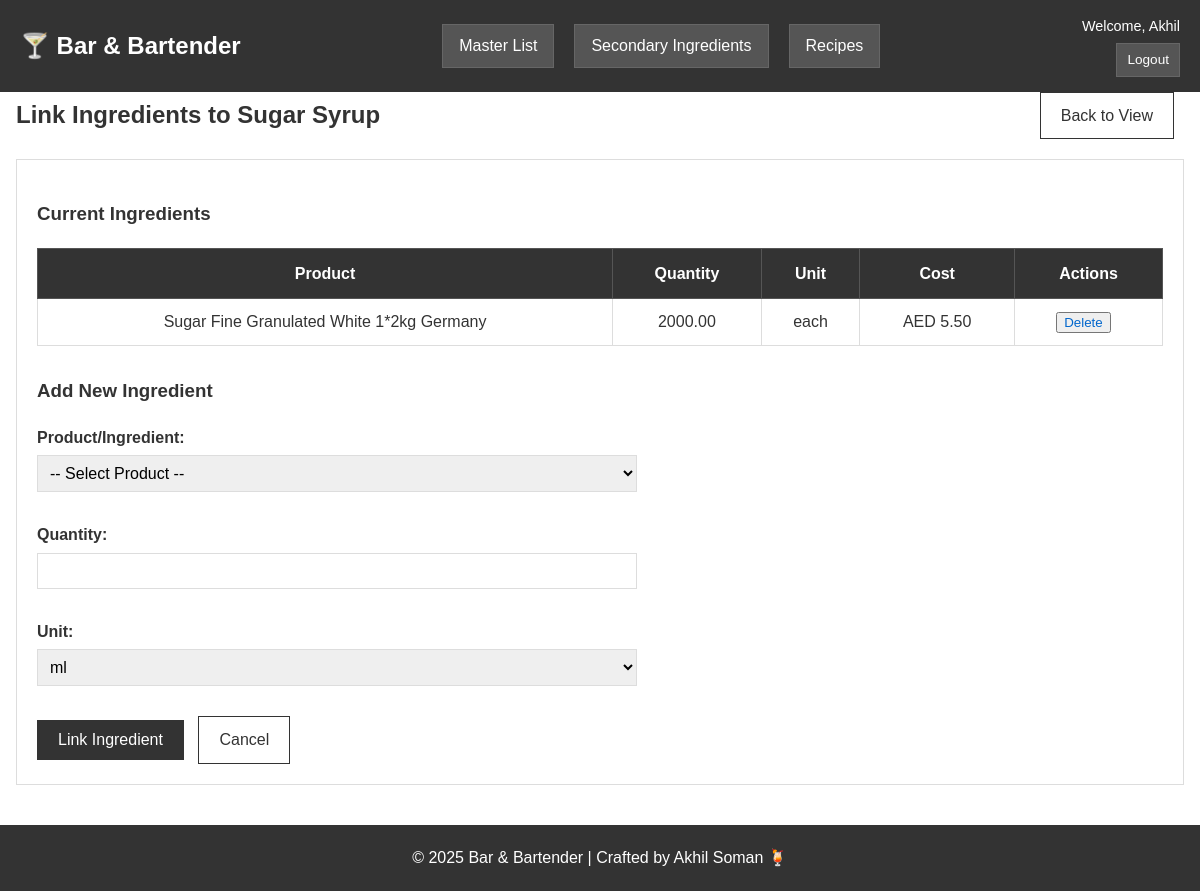
Screenshot of /secondary-ingredients/1/link-ingredient (signed in) with the database file from the repository.
### models.py (models this page shows, shortened)
class User(db.Model, UserMixin):
    id = db.Column(db.Integer, primary_key=True)
    username = db.Column(db.String(80), unique=True, nullable=False)
    email = db.Column(db.String(120), unique=True, nullable=False)
    password = db.Column(db.String(200), nullable=False)
    is_admin = db.Column(db.Boolean, default=False)

class HomemadeIngredient(db.Model):
    id = db.Column(db.Integer, primary_key=True)
    name = db.Column(db.String(150), nullable=False)
    unique_code = db.Column(db.String(50), unique=True)
    created_by = db.Column(db.Integer, db.ForeignKey('user.id'))
    creator = db.relationship('User')
    created_at = db.Column(db.DateTime, default=datetime.utcnow)
    total_volume_ml = db.Column(db.Float, nullable=False)
    unit = db.Column(db.String(20), default="ml")
    method = db.Column(db.Text)
    ingredients = db.relationship('HomemadeIngredientItem', backref='homemade', cascade='all, delete-orphan')

class HomemadeIngredientItem(db.Model):
    id = db.Column(db.Integer, primary_key=True)
    homemade_id = db.Column(db.Integer, db.ForeignKey('homemade_ingredient.id'), nullable=False)
    product_id = db.Column(db.Integer, db.ForeignKey('product.id'), nullable=False)
    quantity_ml = db.Column(db.Float, nullable=False)
    quantity = db.Column(db.Float, default=0)
    unit = db.Column(db.String(20), default="ml")
    product = db.relationship('Product')
    def calculate_cost(self):
        prod = self.product
        qty = self.quantity
        if not prod:
            return 0.0
        if prod.cost_per_unit is None or prod.cost_per_unit == 0:
            return 0.0
        if prod.selling_unit == "ml":
            cost_per_unit = prod.cost_per_unit
        elif prod.selling_unit == "grams":
            cost_per_unit = prod.cost_per_unit
        elif prod.selling_unit == "pieces":
            cost_per_unit = prod.cost_per_unit
        else:
            if prod.ml_in_bottle and prod.ml_in_bottle > 0:
                cost_per_unit = prod.cost_per_unit / prod.ml_in_bottle
            else:
                cost_per_unit = prod.cost_per_unit
        total_cost = cost_per_unit * qty
        return round(total_cost, 2)

class Product(db.Model):
    id = db.Column(db.Integer, primary_key=True)
    unique_item_number = db.Column(db.String(50), unique=True)
    supplier = db.Column(db.String(120))
    barbuddy_code = db.Column(db.String(20), unique=True, nullable=False)
    description = db.Column(db.String(200), nullable=False)
    category = db.Column(db.String(50))
    sub_category = db.Column(db.String(50))
    item_level = db.Column(db.String(20), default='Primary')
    ml_in_bottle = db.Column(db.Float)
    abv = db.Column(db.Float)
    selling_unit = db.Column(db.String(20), default="ml")
    cost_per_unit = db.Column(db.Float, nullable=False)
    supplier_product_code = db.Column(db.String(50))
    purchase_type = db.Column(db.String(10), default="each")
    bottles_per_case = db.Column(db.Integer, default=1)
    case_cost = db.Column(db.Float, default=0.0)
    image_path = db.Column(db.String(255))

### blueprints/secondary.py (the view, shortened to what this page needs)
@secondary_bp.route('/secondary-ingredients/<int:id>/link-ingredient', methods=['GET', 'POST'])
@login_required
def link_ingredient_to_secondary(id):
    secondary = HomemadeIngredient.query.get_or_404(id)
    products = Product.query.order_by(Product.description).all()
    existing_items = HomemadeIngredientItem.query.filter_by(homemade_id=id).all()
    return render_template('secondary_ingredients/link_ingredient.html',
                         secondary=secondary,
                         products=products,
                         existing_items=existing_items)

### utils/helpers.py (called while the page is built)
def inject_now():
    return {'current_year': datetime.now().year}

### templates/secondary_ingredients/link_ingredient.html (shortened to what this page needs)
{% extends "base.html" %}
{% block page_panel %}
<div class="panel-header">
    <h2>Link Ingredients to {{ secondary.name }}</h2>
    <a class="btn secondary" href="{{ url_for('secondary.view_secondary_ingredient', id=secondary.id) }}">Back to View</a>
</div>
<div class="page-panel">
    <h3>Current Ingredients</h3>
    {% if existing_items %}
    <table class="data-table">
        <thead>
            <tr>
                <th>Product</th>
                <th>Quantity</th>
                <th>Unit</th>
                <th>Cost</th>
                <th>Actions</th>
            </tr>
        </thead>
        <tbody>
            {% for item in existing_items %}
            <tr>
                <td>{{ item.product.description if item.product else 'N/A' }}</td>
                <td>{{ "%.2f"|format(item.quantity) }}</td>
                <td>{{ item.unit }}</td>
                <td>AED {{ "%.2f"|format(item.calculate_cost()) }}</td>
                <td>
                    <form method="POST" action="{{ url_for('secondary.delete_ingredient_item', id=item.id) }}" style="display: inline;" onsubmit="return confirm('Delete this ingredient?');">
                        <button type="submit" class="link-action">Delete</button>
                    </form>
                </td>
            </tr>
            {% endfor %}
        </tbody>
    </table>
    {% else %}
    <p>No ingredients linked yet.</p>
    {% endif %}
    <h3 style="margin-top: 30px;">Add New Ingredient</h3>
    <form method="POST" style="max-width: 600px;">
        <div style="margin-bottom: 15px;">
            <label for="product_id" style="display: block; margin-bottom: 5px; font-weight: bold;">Product/Ingredient:</label>
            <select id="product_id" name="product_id" required style="width: 100%; padding: 8px;">
                <option value="">-- Select Product --</option>
            </select>
        </div>
        <div style="margin-bottom: 15px;">
            <label for="quantity" style="display: block; margin-bottom: 5px; font-weight: bold;">Quantity:</label>
            <input type="number" id="quantity" name="quantity" step="0.01" min="0.01" required style="width: 100%; padding: 8px;">
        </div>
        <div style="margin-bottom: 15px;">
            <label for="unit" style="display: block; margin-bottom: 5px; font-weight: bold;">Unit:</label>
            <select id="unit" name="unit" required style="width: 100%; padding: 8px;">
                <option value="ml" selected>ml</option>
            </select>
        </div>
        <div>
            <button type="submit" class="btn">Link Ingredient</button>
            <a href="{{ url_for('secondary.view_secondary_ingredient', id=secondary.id) }}" class="btn secondary">Cancel</a>
        </div>
    </form>
</div>
{% endblock %}

### templates/base.html (shortened to what this page needs)
<!DOCTYPE html>
<html lang="en">
<head>
    <link rel="stylesheet" href="{{ url_for('static', filename='style.css') }}">
</head>
<body>
    <header class="navbar">
        <div class="nav-left">
            <h1><a href="{{ url_for('main.index') }}">🍸 Bar & Bartender</a></h1>
        </div>
        <nav class="nav-center">
            <a class="nav-pill" href="{{ url_for('products.ingredients_master') }}">Master List</a>
            <a class="nav-pill" href="{{ url_for('secondary.secondary_ingredients') }}">Secondary Ingredients</a>
            <a class="nav-pill" href="{{ url_for('recipes.recipes_list') }}">Recipes</a>
        </nav>
        <div class="nav-right {% if current_user.is_authenticated %}nav-right-auth{% endif %}">
            {% if current_user.is_authenticated %}
                <span class="nav-welcome">Welcome, {{ current_user.username }}</span>
                <a class="nav-logout" href="{{ url_for('auth.logout') }}">Logout</a>
            {% else %}
                <a href="{{ url_for('auth.login') }}">Login</a>
                <a href="{{ url_for('auth.register') }}">Register</a>
            {% endif %}
        </div>
    </header>
    <main class="content">
        <div class="page-body">
            {% block page_panel %}{% endblock %}
        </div>
    </main>
    <footer>
        <p>© {{ current_year }} Bar & Bartender | Crafted by Akhil Soman 🍹</p>
    </footer>
</body>
</html>

### static/style.css (style rules this page uses)
* { box-sizing: border-box; }
body { font-family: Arial, sans-serif; background: #ffffff; color: #333; margin: 0; padding: 0; line-height: 1.6; }
.navbar { background: #333; color: white; padding: 15px 20px; display: flex; align-items: center; justify-content: space-between; flex-wrap: wrap; }
.navbar h1 { margin: 0; font-size: 1.5rem; }
.navbar a { color: #fff; text-decoration: none; }
.nav-left { display: flex; align-items: center; gap: 15px; }
.nav-center { flex: 1; display: flex; justify-content: center; gap: 20px; flex-wrap: wrap; }
.nav-pill { padding: 8px 16px; background: #555; color: white; text-decoration: none; border: 1px solid #666; }
.nav-right { display: flex; align-items: center; gap: 15px; }
.nav-right-auth { flex-direction: column; align-items: flex-end; gap: 5px; }
.nav-welcome { font-size: 0.9rem; }
.nav-logout { font-size: 0.85rem; padding: 5px 10px; background: #555; color: white; text-decoration: none; border: 1px solid #666; }
main { padding: 20px; min-height: calc(100vh - 200px); }
.content { max-width: 1400px; margin: 0 auto; }
.page-body { width: 100%; }
.page-panel { background: #fff; padding: 20px; border: 1px solid #ddd; }
.panel-header { display: flex; justify-content: space-between; align-items: center; margin-bottom: 20px; }
.panel-header h2 { margin: 0; }
table { width: 100%; border-collapse: collapse; background: white; border: 1px solid #ddd; }
table thead { background: #333; color: white; }
table th { padding: 12px; text-align: center; font-weight: bold; border: 1px solid #555; }
table td { padding: 10px 12px; border: 1px solid #ddd; text-align: center; }
.data-table { width: 100%; max-width: 1600px; margin: 0 auto; }
form { max-width: 600px; }
form label { display: block; margin-bottom: 5px; font-weight: bold; }
form input[type="text"], form input[type="email"], form input[type="password"], form input[type="number"], form select, form textarea { width: 100%; padding: 8px; margin-bottom: 15px; border: 1px solid #ddd; font-size: 1rem; }
.btn { display: inline-block; padding: 10px 20px; background: #333; color: white; text-decoration: none; border: 1px solid #333; cursor: pointer; font-size: 1rem; margin-right: 10px; }
.btn.secondary { background: white; color: #333; border: 1px solid #333; }
button.btn { border: 1px solid transparent; }
.link-action { color: #0066cc; text-decoration: none; margin-right: 10px; }
footer { background: #333; color: white; text-align: center; padding: 20px; margin-top: 40px; }
footer p { margin: 0; }
@media (max-width: 1200px) { .content { padding: 0 16px; } }
@media (max-width: 1200px) { .panel-header { flex-wrap: wrap; gap: 12px; } }

### rows the page displays
User: username "Akhil"
HomemadeIngredient: name "Sugar Syrup"
HomemadeIngredientItem: product "Sugar Fine Granulated White 1*2kg Germany", quantity "2000.00", unit "each", calculate_cost "5.50"
